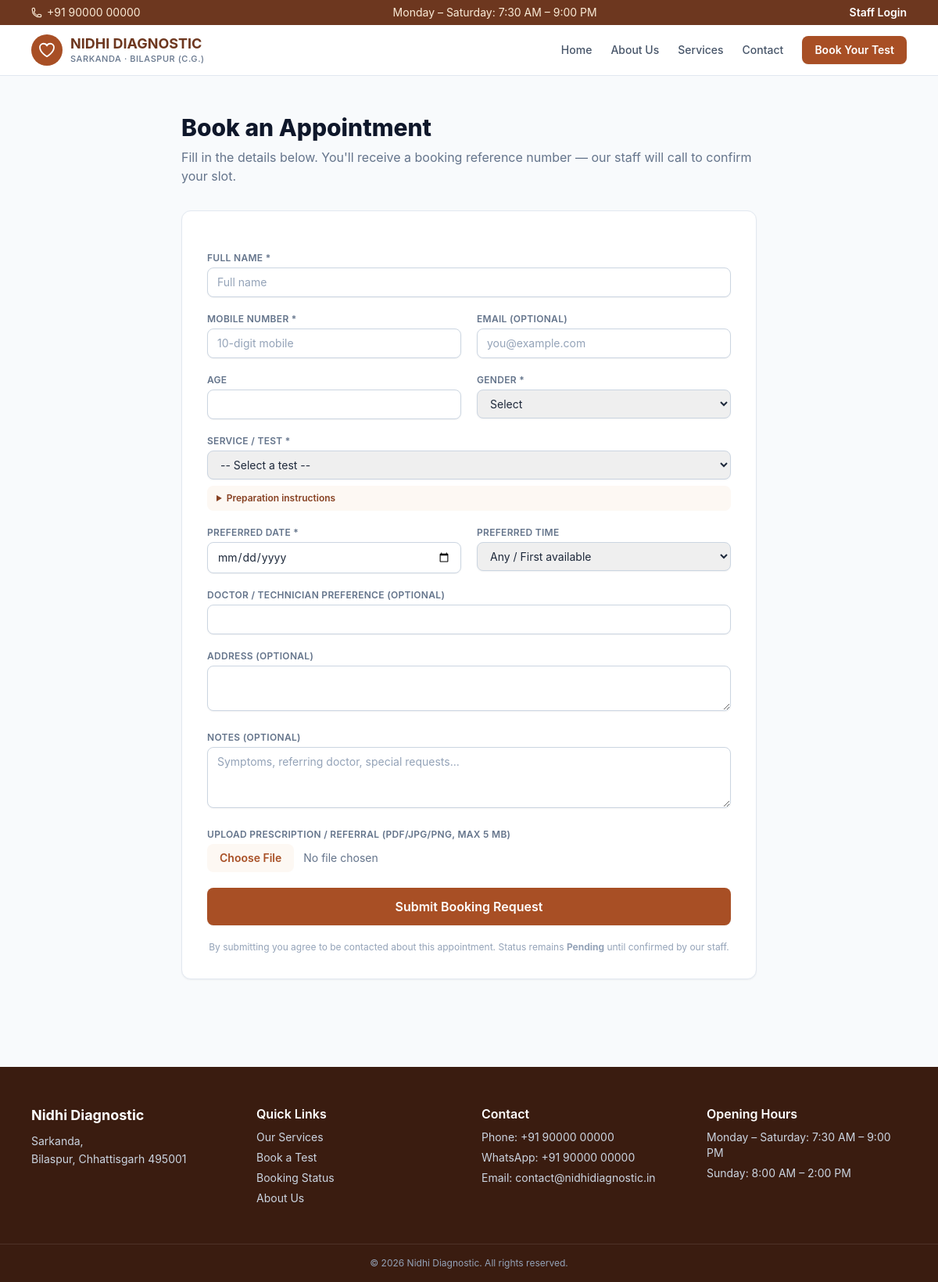
Screenshot of /book with the database file from the repository.
### app/utils/helpers.py (models this page shows, shortened)
class Setting(db.Model):
    __tablename__ = "settings"
    key = db.Column(db.String(64), primary_key=True)
    value = db.Column(db.Text, nullable=False, default="")
    updated_at = db.Column(
        db.DateTime, default=lambda: datetime.now(timezone.utc).replace(tzinfo=None),
        onupdate=lambda: datetime.now(timezone.utc).replace(tzinfo=None),
    )
    updated_by = db.Column(db.Integer, db.ForeignKey("users.id", ondelete="SET NULL"))

### app/website/routes.py (the view, shortened to what this page needs)
@website_bp.route("/book", methods=["GET", "POST"])
@limiter.limit("8 per hour", methods=["POST"])
def book():
    preselect = request.args.get("service", type=int)
    form = BookingForm()
    active_services = Service.query.filter_by(is_active=True).order_by(Service.name).all()
    form.service_id.choices = [(0, "-- Select a test --")] + [(s.id, s.name) for s in active_services]
    if request.method == "GET" and preselect:
        form.service_id.data = preselect if any(s.id == preselect for s in active_services) else 0
    return render_template("website/book.html", form=form, services=active_services,
                           today=date.today())

### app/utils/helpers.py (called while the page is built)
def get_setting(key, default=""):
    row = db.session.get(Setting, key)
    if row is not None:
        return row.value
    return SETTING_DEFAULTS.get(key, default)

### app/templates/website/book.html (shortened to what this page needs)
{% extends "website/base.html" %}
{% block content %}
<section class="mx-auto max-w-3xl px-4 py-12">
  <h1 class="text-3xl font-extrabold text-slate-900">Book an Appointment</h1>
  <p class="mt-2 text-slate-500">Fill in the details below. You'll receive a booking reference number — our staff will call to confirm your slot.</p>
  <form method="post" enctype="multipart/form-data" class="card mt-8 space-y-5 p-6 sm:p-8" novalidate>
    <div class="grid gap-5 sm:grid-cols-2">
      <div class="sm:col-span-2">
        <label class="label" for="patient_name">{{ form.patient_name.label.text }} *</label>
        {{ form.patient_name(class="input", placeholder="Full name") }}
      </div>
      <div>
        <label class="label" for="mobile">Mobile Number *</label>
        {{ form.mobile(class="input", inputmode="numeric", placeholder="10-digit mobile") }}
      </div>
      <div>
        <label class="label" for="email">Email (optional)</label>
        {{ form.email(class="input", placeholder="you@example.com") }}
      </div>
      <div>
        <label class="label" for="age">Age</label>
        {{ form.age(class="input", type="number", min=0, max=120) }}
      </div>
      <div>
        <label class="label" for="gender">Gender *</label>
        {{ form.gender(class="input") }}
      </div>
      <div class="sm:col-span-2">
        <label class="label" for="service_id">Service / Test *</label>
        {{ form.service_id(class="input") }}
        {% if services %}
        <details class="mt-2 rounded-lg bg-brand-50 px-3 py-2 text-xs text-brand-800">
          <summary class="cursor-pointer font-semibold">Preparation instructions</summary>
        </details>
        {% endif %}
      </div>
      <div>
        <label class="label" for="preferred_date">Preferred Date *</label>
        {{ form.preferred_date(class="input", min=today.isoformat()) }}
      </div>
      <div>
        <label class="label" for="preferred_time">Preferred Time</label>
        {{ form.preferred_time(class="input") }}
      </div>
      <div class="sm:col-span-2">
        <label class="label" for="technician_preference">Doctor / Technician Preference (optional)</label>
        {{ form.technician_preference(class="input") }}
      </div>
      <div class="sm:col-span-2">
        <label class="label" for="address">Address (optional)</label>
        {{ form.address(class="input", rows=2) }}
      </div>
      <div class="sm:col-span-2">
        <label class="label" for="notes">Notes (optional)</label>
        {{ form.notes(class="input", rows=3, placeholder="Symptoms, referring doctor, special requests...") }}
      </div>
      <div class="sm:col-span-2">
        <label class="label" for="prescription">Upload Prescription / Referral (PDF/JPG/PNG, max 5 MB)</label>
        {{ form.prescription(class="mt-1 block w-full text-sm text-slate-500 file:mr-3 file:rounded-lg file:border-0 file:bg-brand-50 file:px-4 file:py-2 file:text-sm file:font-semibold file:text-brand-700 hover:file:bg-brand-100") }}
      </div>
    </div>
    <button type="submit" class="btn-primary w-full py-3 text-base">Submit Booking Request</button>
    <p class="text-center text-xs text-slate-400">
      By submitting you agree to be contacted about this appointment.
      Status remains <strong>Pending</strong> until confirmed by our staff.
    </p>
  </form>
</section>
{% endblock %}

### app/templates/website/base.html (shortened to what this page needs)
{% extends "base.html" %}
{% set nav_settings = nav_settings if nav_settings is defined else {} %}
{% block body %}
<div class="flex min-h-screen flex-col">
  <div class="bg-brand-900 text-brand-100 text-xs sm:text-sm">
    <div class="mx-auto flex max-w-6xl flex-wrap items-center justify-between gap-x-4 gap-y-1 px-4 py-1.5">
      <span class="inline-flex items-center gap-1.5">
        {{ nav_settings.phone or get_setting('phone') }}
      </span>
      <span class="hidden md:inline">{{ nav_settings.opening_hours_weekday or get_setting('opening_hours_weekday') }}</span>
      <a href="{{ url_for('admin_dash.dashboard') }}" class="font-semibold text-white hover:underline">Staff Login</a>
    </div>
  </div>
  <header class="sticky top-0 z-40 border-b border-slate-200 bg-white/95 backdrop-blur">
    <div class="mx-auto max-w-6xl px-4" x-data="{open: false}">
      <div class="flex h-16 items-center justify-between">
        <a href="{{ url_for('website.home') }}" class="flex items-center gap-2.5">
          <span class="flex h-10 w-10 items-center justify-center rounded-full bg-brand-700 text-white">
            <svg class="h-6 w-6" fill="none" stroke="currentColor" stroke-width="1.8" viewBox="0 0 24 24"><path stroke-linecap="round" stroke-linejoin="round" d="M21 8.25c0-2.485-2.099-4.5-4.688-4.5-1.935 0-3.597 1.126-4.312 2.733-.715-1.607-2.377-2.733-4.313-2.733C5.1 3.75 3 5.765 3 8.25c0 7.22 9 12 9 12s9-4.78 9-12z"/></svg>
          </span>
          <span>
            <span class="block text-lg font-bold leading-tight text-brand-900">NIDHI DIAGNOSTIC</span>
            <span class="block text-[11px] font-medium uppercase tracking-wider text-slate-500">Sarkanda &middot; Bilaspur (C.G.)</span>
          </span>
        </a>
        <nav class="hidden items-center gap-6 text-sm font-medium text-slate-600 md:flex">
          <a href="{{ url_for('website.home') }}" class="hover:text-brand-700 {% if request.endpoint == 'website.home' %}text-brand-700{% endif %}">Home</a>
          <a href="{{ url_for('website.about') }}" class="hover:text-brand-700 {% if request.endpoint == 'website.about' %}text-brand-700{% endif %}">About Us</a>
          <a href="{{ url_for('website.services') }}" class="hover:text-brand-700 {% if 'website.services' in (request.endpoint or '') or request.endpoint == 'website.category' %}text-brand-700{% endif %}">Services</a>
          <a href="{{ url_for('website.contact') }}" class="hover:text-brand-700 {% if request.endpoint == 'website.contact' %}text-brand-700{% endif %}">Contact</a>
          <a href="{{ url_for('website.book') }}" class="btn-primary">Book Your Test</a>
        </nav>
      </div>
    </div>
  </header>
  <main class="flex-1">{% block content %}{% endblock %}</main>
  <footer class="mt-16 bg-brand-950 text-slate-300">
    <div class="mx-auto grid max-w-6xl gap-8 px-4 py-12 grid-cols-1 sm:grid-cols-2 lg:grid-cols-4">
      <div>
        <p class="text-lg font-bold text-white">{{ center_name() }}</p>
        <p class="mt-2 text-sm leading-relaxed">{{ get_setting('address_line1') }},<br>{{ get_setting('address_line2') }}</p>
      </div>
      <div>
        <p class="font-semibold text-white">Quick Links</p>
        <ul class="mt-2 space-y-1.5 text-sm">
          <li><a class="hover:text-white" href="{{ url_for('website.services') }}">Our Services</a></li>
          <li><a class="hover:text-white" href="{{ url_for('website.book') }}">Book a Test</a></li>
          <li><a class="hover:text-white" href="{{ url_for('website.book_status') }}">Booking Status</a></li>
          <li><a class="hover:text-white" href="{{ url_for('website.about') }}">About Us</a></li>
        </ul>
      </div>
      <div>
        <p class="font-semibold text-white">Contact</p>
        <ul class="mt-2 space-y-1.5 text-sm">
          <li>Phone: {{ get_setting('phone') }}</li>
          <li>WhatsApp: {{ get_setting('whatsapp') }}</li>
          <li>Email: {{ get_setting('email') }}</li>
        </ul>
      </div>
      <div>
        <p class="font-semibold text-white">Opening Hours</p>
        <ul class="mt-2 space-y-1.5 text-sm">
          <li>{{ get_setting('opening_hours_weekday') }}</li>
          <li>{{ get_setting('opening_hours_sunday') }}</li>
        </ul>
      </div>
    </div>
    <div class="border-t border-white/10 py-4 text-center text-xs text-slate-400">
      &copy; {{ current_year }} {{ center_name() }}. All rights reserved.
    </div>
  </footer>
</div>
{% endblock %}

### rows the page displays
Setting: value "+91 90000 00000"
Setting: value "Monday – Saturday: 7:30 AM – 9:00 PM"
Setting: value "Nidhi Diagnostic"
Setting: value "Sarkanda"
Setting: value "Bilaspur, Chhattisgarh 495001"
Setting: value "+91 90000 00000"
Setting: value "contact@nidhidiagnostic.in"
Setting: value "Sunday: 8:00 AM – 2:00 PM"

### other values shown
{{ current_year }} "2026"
